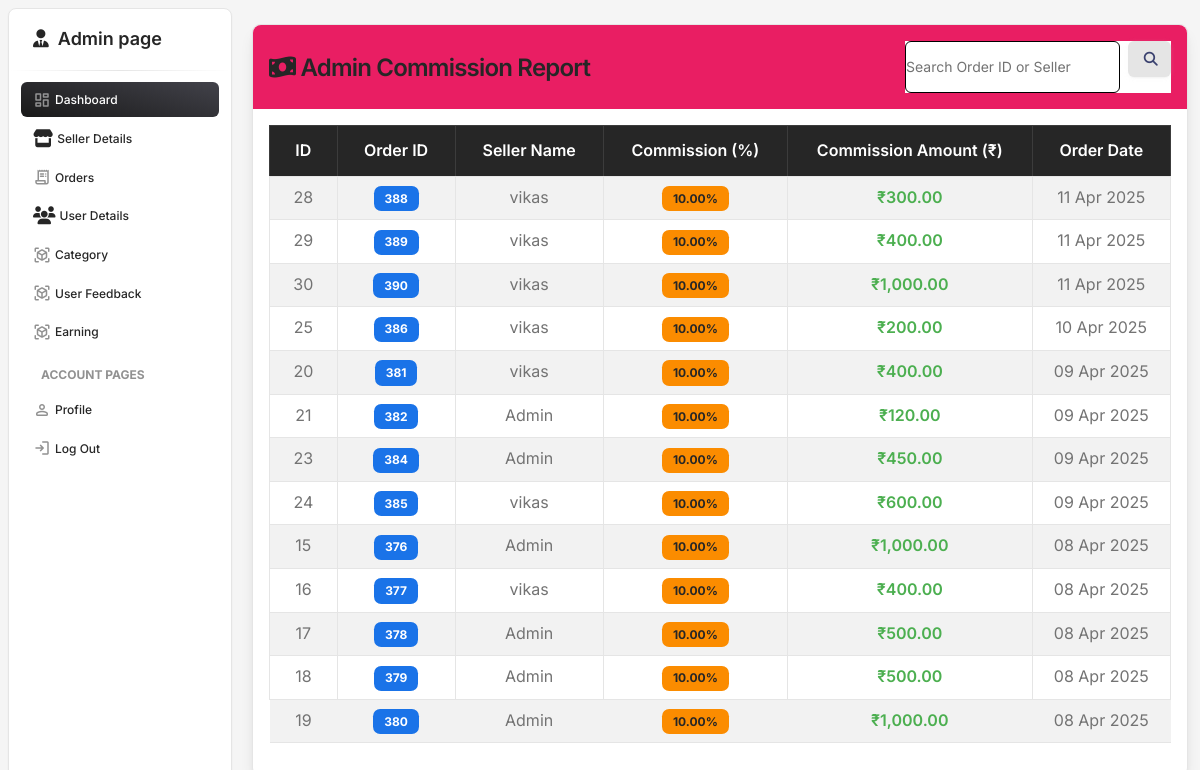
The app's page /admin/pages/admin_commission.php with its own data.
### tables this page shows
CREATE TABLE `admin_commission` (
  `ID` int(11) NOT NULL,
  `Order_ID` int(11) DEFAULT NULL,
  `Seller_ID` int(11) DEFAULT NULL,
  `Commission_Percentage` decimal(5,2) DEFAULT NULL,
  `Commission_Amount` decimal(10,2) DEFAULT NULL,
  `CreatedON` timestamp NOT NULL DEFAULT current_timestamp()
);

CREATE TABLE `tblorder` (
  `Order_ID` int(50) NOT NULL,
  `User_ID` int(50) NOT NULL,
  `TotalAmount` int(50) NOT NULL,
  `FinalAmount` int(50) NOT NULL,
  `Payment_ID` varchar(100) NOT NULL,
  `Payment_Method` varchar(50) NOT NULL,
  `CreatedON` date NOT NULL,
  `Address_ID` int(11) DEFAULT NULL
);

### admin/pages/admin_commission.php (the view, shortened to what this page needs)
<?php
include_once "../config/dbconnect.php";
$query = "SELECT
            ac.ID,
            ac.Order_ID,
            COALESCE(s.Seller_Name, 'Admin') AS Seller_Name,
            ac.Commission_Percentage,
            ac.Commission_Amount,
            o.CreatedON
          FROM admin_commission ac
          LEFT JOIN seller s ON ac.Seller_ID = s.Seller_ID
          JOIN tblorder o ON ac.Order_ID = o.Order_ID";
$query .= " ORDER BY o.CreatedON DESC";
$result = $conn->query($query);
?>
<!DOCTYPE html>
<html lang="en">
<head>
  <link rel="stylesheet" href="https://cdnjs.cloudflare.com/ajax/libs/font-awesome/6.7.2/css/all.min.css" />
  <link href="../assets/css/nucleo-icons.css" rel="stylesheet" />
  <link href="../assets/css/nucleo-svg.css" rel="stylesheet" />
  <link id="pagestyle" href="../assets/css/material-dashboard.css?v=3.2.0" rel="stylesheet" />
</head>
<body class="g-sidenav-show bg-gray-100">
    <aside class="sidenav navbar navbar-vertical navbar-expand-xs border-radius-lg fixed-start ms-2  bg-white my-2" id="sidenav-main">
      <a class="navbar-brand px-4 py-3 m-0" href="dashboard.php">
        <i class="fa-solid text-xxl fa-user-tie"></i>
        <span class="ms-1 text-xxl fw-bold text-dark">Admin page</span>
      </a>
    <hr class="horizontal dark mt-0 mb-2">
    <div class="collapse navbar-collapse  w-auto " id="sidenav-collapse-main">
      <ul class="navbar-nav">
        <li class="nav-item">
          <a class="nav-link active bg-gradient-dark text-white" href="../pages/dashboard.php">
            <i class="material-symbols-rounded opacity-5">dashboard</i>
            <span class="nav-link-text ms-1">Dashboard</span>
          </a>
        </li>
        <li class="nav-item">
          <a class="nav-link text-dark" href="../pages/view-details.php">
            <i class="fa-solid fa-store"></i>
            <span class="nav-link-text ms-1">Seller Details</span>
          </a>
        </li>
        <li class="nav-item">
          <a class="nav-link text-dark" href="../pages/order.php">
            <i class="material-symbols-rounded opacity-5">receipt_long</i>
            <span class="nav-link-text ms-1">Orders</span>
          </a>
        </li>
        <li class="nav-item">
          <a class="nav-link text-dark" href="../pages/userdetail.php">
            <i class="fa-solid fa-users"></i>
            <span class="nav-link-text ms-1">User Details</span>
          </a>
        </li>
        <li class="nav-item">
          <a class="nav-link text-dark" href="../pages/category.php">
            <i class="material-symbols-rounded opacity-5">view_in_ar</i>
            <span class="nav-link-text ms-1">Category</span>
          </a>
        </li>
        <li class="nav-item">
          <a class="nav-link text-dark" href="../pages/feedback.php">
            <i class="material-symbols-rounded opacity-5">view_in_ar</i>
            <span class="nav-link-text ms-1">User Feedback</span>
          </a>
        </li>
        <li class="nav-item">
          <a class="nav-link text-dark" href="../pages/admin_commission.php">
            <i class="material-symbols-rounded opacity-5">view_in_ar</i>
            <span class="nav-link-text ms-1">Earning</span>
          </a>
        </li>
        <li class="nav-item mt-3">
          <h6 class="ps-4 ms-2 text-uppercase text-xs text-dark font-weight-bolder opacity-5">Account pages</h6>
        </li>
        <li class="nav-item">
          <a class="nav-link text-dark" href="../pages/profile.php">
            <i class="material-symbols-rounded opacity-5">person</i>
            <span class="nav-link-text ms-1">Profile</span>
          </a>
        </li>
        <li class="nav-item">
          <a class="nav-link text-dark" href="../pages/logout.php">
            <i class="material-symbols-rounded opacity-5">login</i>
            <span class="nav-link-text ms-1">Log Out</span>
          </a>
        </li>
</aside>
    <main class="main-content position-relative max-height-vh-100 h-100 border-radius-lg">
        <div class="container-fluid py-4">
            <div class="row">
                <div class="col-lg-12">
                    <div class="card shadow-lg">
                        <div class="card-header bg-primary text-white d-flex justify-content-between align-items-center">
                            <h4 class="mb-0"><i class="fas fa-money-bill-wave"></i> Admin Commission Report</h4>
                            <form method="GET" id="searchForm" class="d-flex search-bar">
    <input type="text" name="search" id="searchInput" class="form-control me-2" placeholder="Search Order ID or Seller">
    <button type="submit" class="btn btn-light"><i class="fas fa-search"></i></button>
</form>
                        </div>
                        <div class="card-body">
                            <div class="table-container">
                                <table class="table table-bordered table-hover table-striped">
                                    <thead class="table-dark text-center">
                                        <tr>
                                            <th>ID</th>
                                            <th>Order ID</th>
                                            <th>Seller Name</th>
                                            <th>Commission (%)</th>
                                            <th>Commission Amount (₹)</th>
                                            <th>Order Date</th>
                                        </tr>
                                    </thead>
                                    <tbody class="text-center">
                                        <?php if ($result->num_rows > 0): ?>
                                            <?php while ($row = $result->fetch_assoc()): ?>
                                                <tr>
                                                    <td><?= $row['ID'] ?></td>
                                                    <td><span class="badge bg-info text-white"><?= $row['Order_ID'] ?></span></td>
                                                    <td><?= $row['Seller_Name'] ?></td>
                                                    <td><span class="badge bg-warning text-dark"><?= $row['Commission_Percentage'] ?>%</span></td>
                                                    <td><span class="fw-bold text-success">₹<?= number_format($row['Commission_Amount'], 2) ?></span></td>
                                                    <td><?= date('d M Y', strtotime($row['CreatedON'])) ?></td>
                                                </tr>
                                            <?php endwhile; ?>
                                        <?php else: ?>
                                            <tr><td colspan="6" class="text-center text-danger">No Commission Records Found</td></tr>
                                        <?php endif; ?>
                                    </tbody>
                                </table>
                            </div>
                        </div>
                    </div>
                </div>
            </div>
        </div>
    </main>
</body>
</html>

### admin/pages/admin_commission.php (style rules this page uses)
.search-bar { color:white; background-color: white; max-width: 300px; }
.table-container { overflow-x: auto; }

### records on screen
admin_commission: ID "28", Order_ID "388", Seller_Name "vikas", Commission_Percentage "10.00", Commission_Amount "300.00", Order_ID.CreatedON "11 Apr 2025"
admin_commission: ID "29", Order_ID "389", Seller_Name "vikas", Commission_Percentage "10.00", Commission_Amount "400.00", Order_ID.CreatedON "11 Apr 2025"
admin_commission: ID "30", Order_ID "390", Seller_Name "vikas", Commission_Percentage "10.00", Commission_Amount "1,000.00", Order_ID.CreatedON "11 Apr 2025"
admin_commission: ID "25", Order_ID "386", Seller_Name "vikas", Commission_Percentage "10.00", Commission_Amount "200.00", Order_ID.CreatedON "10 Apr 2025"
admin_commission: ID "20", Order_ID "381", Seller_Name "vikas", Commission_Percentage "10.00", Commission_Amount "400.00", Order_ID.CreatedON "09 Apr 2025"
admin_commission: ID "21", Order_ID "382", Seller_Name "Admin", Commission_Percentage "10.00", Commission_Amount "120.00", Order_ID.CreatedON "09 Apr 2025"
admin_commission: ID "23", Order_ID "384", Seller_Name "Admin", Commission_Percentage "10.00", Commission_Amount "450.00", Order_ID.CreatedON "09 Apr 2025"
admin_commission: ID "24", Order_ID "385", Seller_Name "vikas", Commission_Percentage "10.00", Commission_Amount "600.00", Order_ID.CreatedON "09 Apr 2025"
admin_commission: ID "15", Order_ID "376", Seller_Name "Admin", Commission_Percentage "10.00", Commission_Amount "1,000.00", Order_ID.CreatedON "08 Apr 2025"
admin_commission: ID "16", Order_ID "377", Seller_Name "vikas", Commission_Percentage "10.00", Commission_Amount "400.00", Order_ID.CreatedON "08 Apr 2025"
admin_commission: ID "17", Order_ID "378", Seller_Name "Admin", Commission_Percentage "10.00", Commission_Amount "500.00", Order_ID.CreatedON "08 Apr 2025"
admin_commission: ID "18", Order_ID "379", Seller_Name "Admin", Commission_Percentage "10.00", Commission_Amount "500.00", Order_ID.CreatedON "08 Apr 2025"
admin_commission: ID "19", Order_ID "380", Seller_Name "Admin", Commission_Percentage "10.00", Commission_Amount "1,000.00", Order_ID.CreatedON "08 Apr 2025"
